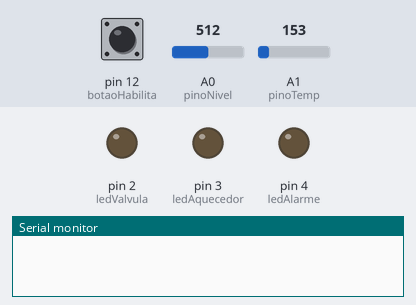
The sketch below on a simulated Arduino Uno, built with avr-gcc and run on an emulated ATmega328P. Parts: output pins drawn as LEDs (lit = HIGH), the last lines printed to the serial monitor. The test bench sets the inputs (shaded band); at power-on: pin 12 (botaoHabilita) HIGH, A0 (pinoNivel) = 512, A1 (pinoTemp) = 153.

Above: at 1.2 s.
1.3 s: pin 12 (botaoHabilita) pulled LOW for 0.25 s
At 1.5 s:
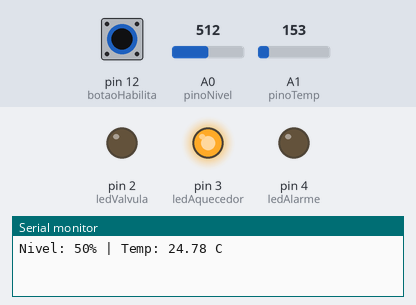
3.1 s: pin 12 (botaoHabilita) pulled LOW for 3.2 s
At 7.3 s:
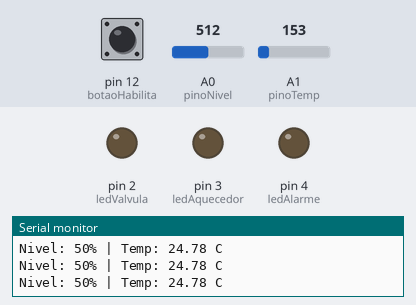
Timing chart, 0 to 8.8 s (numbered marks = the images above; inputs shaded):
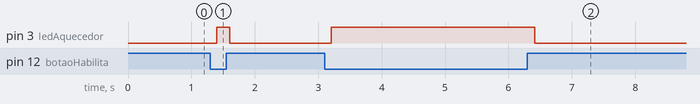

Measured:
- after the input at 1.3 s, pin 3 (ledAquecedor): LOW → HIGH after 0.10 s, → LOW 0.20 s later
- after the input at 3.1 s, pin 3 (ledAquecedor): LOW → HIGH after 0.10 s, → LOW 3.2 s later

The sketch:

Ex31.ino
```cpp
const int pinoNivel = A0;
const int pinoTemp = A1;
const int botaoHabilita = 12;
const int ledValvula = 2;
const int ledAquecedor = 3;
const int ledAlarme = 4;
bool sistemaLigado = false;

void setup() {
  pinMode(ledValvula, OUTPUT);
  pinMode(ledAquecedor, OUTPUT);
  pinMode(ledAlarme, OUTPUT);
  pinMode(botaoHabilita, INPUT_PULLUP);

  Serial.begin(9600);
}

void loop() {
  if (digitalRead(botaoHabilita) == LOW) {
    sistemaLigado = true;
  } else {
    sistemaLigado = false;
  }

  if (sistemaLigado) {
    int leituraNivel = analogRead(pinoNivel);
    int nivelPorcentagem = map(leituraNivel, 0, 1023, 0, 100);
    int leituraTemp = analogRead(pinoTemp);
    float voltagem = leituraTemp * (5.0 / 1023.0);
    float temperatura = (voltagem - 0.5) * 100.0;

// Nível
    if (nivelPorcentagem < 20) {
      digitalWrite(ledValvula, HIGH); // Nível baixo: abre válvula
    } else if (nivelPorcentagem > 80) {
      digitalWrite(ledValvula, LOW);  // Nível alto: fecha válvula
    }

// Temperatura
    if (temperatura > 60.0) {
      // Temperatura ALTA: desliga aquecedor e ativa alarme
      analogWrite(ledAquecedor, 0);
      digitalWrite(ledAlarme, HIGH);
    }
    else if (temperatura < 40.0) {
      // Temperatura BAIXA: liga aquecedor e desliga alarme
      analogWrite(ledAquecedor, 255); // 100% de potência
      digitalWrite(ledAlarme, LOW);
    }
    else {
      // Faixa segura: Alarme desligado, aquecedor mantém estado
      digitalWrite(ledAlarme, LOW);
    }

    // Monitoramento
    Serial.print("Nivel: "); Serial.print(nivelPorcentagem);
    Serial.print("% | Temp: "); Serial.print(temperatura);
    Serial.println(" C");

  } else {
    // SISTEMA DESABILITADO: Desliga tudo por segurança
    digitalWrite(ledValvula, LOW);
    analogWrite(ledAquecedor, 0);
    digitalWrite(ledAlarme, LOW);
  }

  delay(200);
}
```
